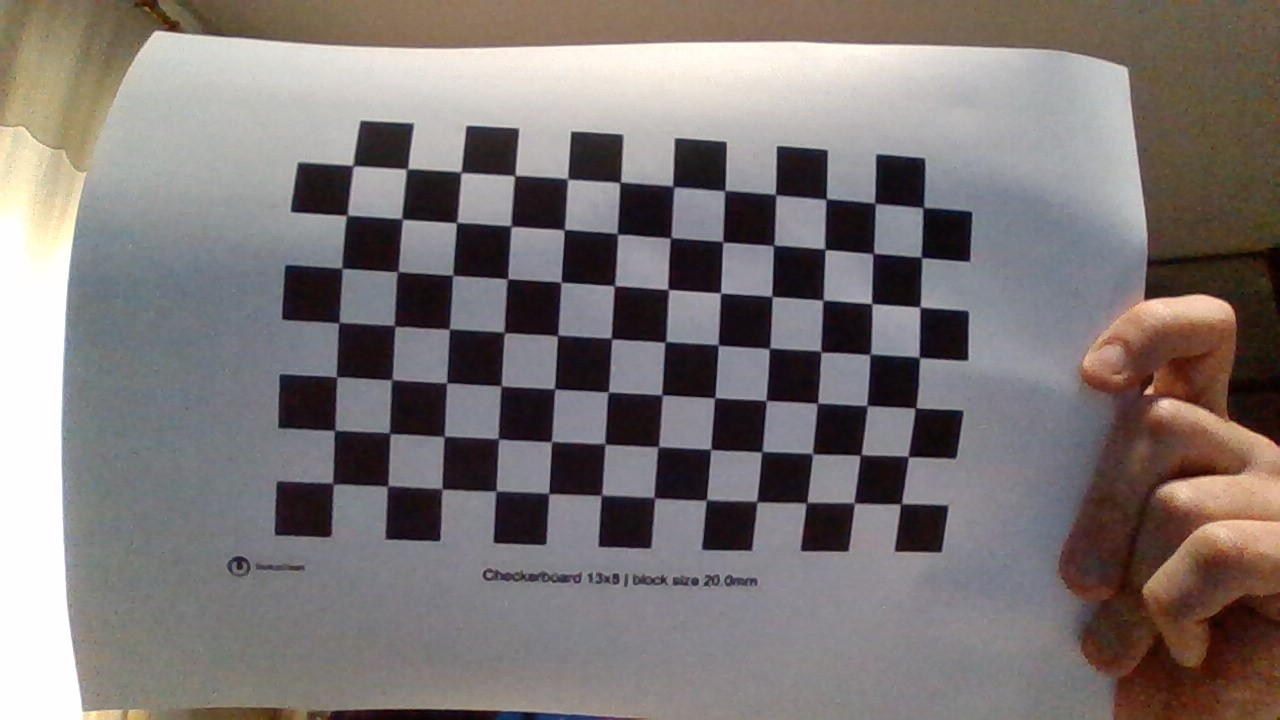
#> input picture chess/WIN_20220217_12_45_46_Pro.jpg, 1280 x 720 px; its folder holds only this picture in this run
$ python calibrate_camera.py
#> lines starting #> are read from the running program, lines starting #| are printed output that depends on the picture; after the words box and inside, x2 and y2 are one past the last pixel; in counts of white or black regions, pixels touching at a corner belong together; long printed decimals are rounded
import cv2
import numpy as np
import os
import glob

CHECKERBOARD = (12, 7)
criteria = (cv2.TERM_CRITERIA_EPS + cv2.TERM_CRITERIA_MAX_ITER, 30, 0.001)

objpoints = []
imgpoints = []

objp = np.zeros((1, CHECKERBOARD[0] * CHECKERBOARD[1], 3), np.float32)
objp[0, :, :2] = np.mgrid[0:CHECKERBOARD[0], 0:CHECKERBOARD[1]].T.reshape(-1, 2)

prev_img_shape = None


images = glob.glob('./chess/*.jpg')
for fname in images:
    img = cv2.imread(fname)
#> img is the input picture: shape (720, 1280, 3); mean B, G, R 117.4, 118.6, 125.7
    gray = cv2.cvtColor(img, cv2.COLOR_BGR2GRAY)
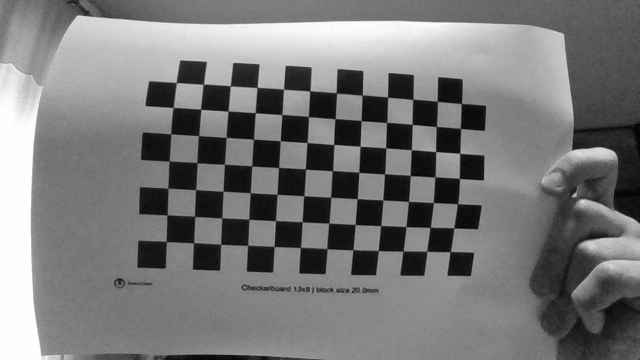
#> gray: shape (720, 1280) (shown at 1/2 size); min 1, max 255, mean 120.6
    ret, corners = cv2.findChessboardCorners(gray, CHECKERBOARD, cv2.CALIB_CB_ADAPTIVE_THRESH + cv2.CALIB_CB_FAST_CHECK
                                             + cv2.CALIB_CB_NORMALIZE_IMAGE)
#> ret = True; corners = 84 rows, first 8: [901, 504], [853.5, 501.9], [806.5, 502.5], [755.4, 500.4], [706.5, 500.5], [654.5, 498], [601.5, 495.5], [548.9, 493.6]

    if ret:
        objpoints.append(objp)
        corners2 = cv2.cornerSubPix(gray, corners, (11, 11), (-1, -1), criteria)
#> corners2 = 84 rows, first 8: [900.9, 503.7], [854.2, 502.9], [806.5, 502.7], [756.8, 501.6], [706.4, 499.9], [654.3, 497.7], [601.4, 495.2], [548.7, 493.5]
        imgpoints.append(corners2)
        img = cv2.drawChessboardCorners(img, CHECKERBOARD, corners2, ret)
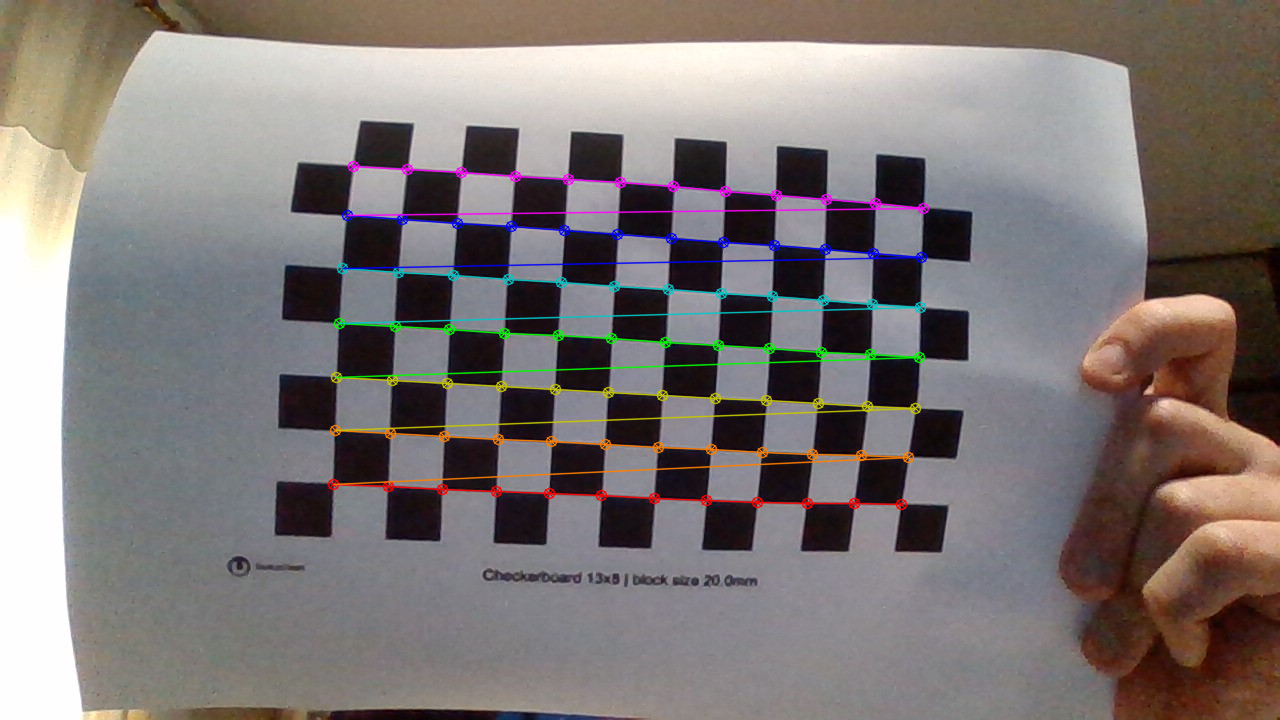
#> img: shape (720, 1280, 3); 3.13% of pixels changed, all inside (x1, y1, x2, y2) = (327, 160, 930, 511)

    cv2.imshow('img', img)
    cv2.waitKey(0)
    h, w = img.shape[:2]
cv2.destroyAllWindows()

print(objpoints)
print("eskere", len(objpoints), len(imgpoints))
#| eskere 1 1
print(imgpoints)
#> (printed output is left out)

ret, mtx, dist, rvecs, tvecs = cv2.calibrateCamera(objpoints, imgpoints, gray.shape[::-1], None, None)
#> ret = 1.23; mtx = [[3109, 0, 589.2], [0, 2888.6, 266.3], [0, 0, 1]]; dist = [[-1.84, 118.6, 0.0398, 0.0196, -8862.8]]; rvecs = ([0.498, -0.0488, -3.04],); tvecs = ([5.9, 4.78, 56.84],)

print("Camera matrix : \n")
print(mtx)
#| [[3.10896237e+03 0.00000000e+00 5.89207248e+02]
#|  [0.00000000e+00 2.88856879e+03 2.66300897e+02]
#|  [0.00000000e+00 0.00000000e+00 1.00000000e+00]]
print("dist : \n")
print(dist)
#| [[-1.84220647e+00  1.18591956e+02  3.97811919e-02  1.96480924e-02
#|   -8.86275480e+03]]
print("rvecs : \n")
print(rvecs)
#| (array([[ 0.498],
#|        [-0.04879],
#|        [-3.038]]),)
print("tvecs : \n")
print(tvecs)
#| (array([[ 5.898],
#|        [ 4.777],
#|        [56.837]]),)

$ run again, on chess/WIN_20220217_12_46_01_Pro.jpg
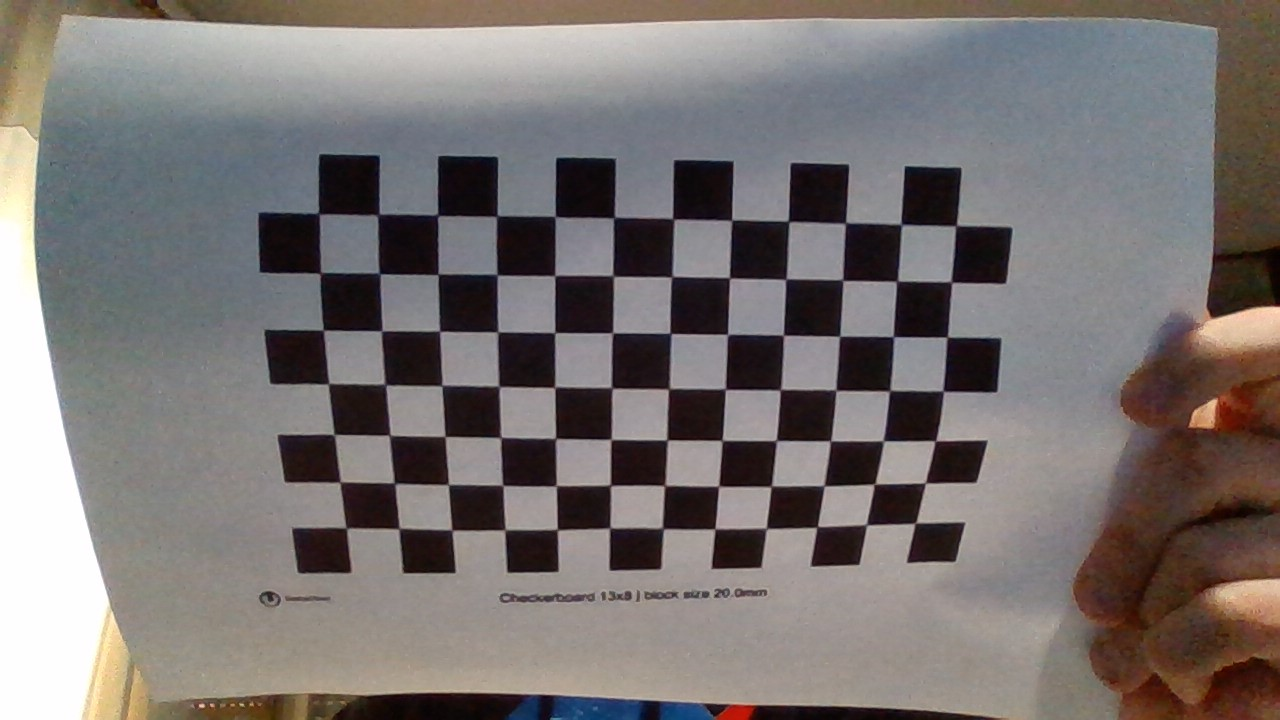
#> input picture chess/WIN_20220217_12_46_01_Pro.jpg, 1280 x 720 px
#> img is the input picture: shape (720, 1280, 3); mean B, G, R 113.5, 115.1, 121.1
#> `gray = cv2.cvtColor(img, cv2.COLOR_BGR2GRAY)`:
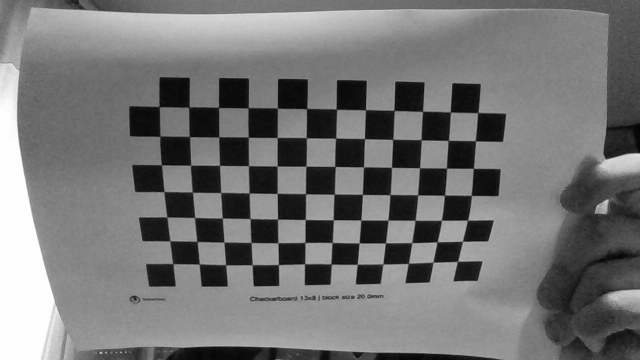
#> gray: shape (720, 1280) (shown at 1/2 size); min 1, max 255, mean 116.7
#> `ret, corners = cv2.findChessboardCorners(gray, CHECKERBOARD, cv2.CALIB..`: ret = True; corners = 84 rows, first 8: [913.7, 524.2], [867.2, 525.4], [818.2, 525.5], [767.4, 529.3], [715.5, 528], [664.3, 529.9], [608.5, 529.3], [556.6, 528]
#> corners2 = 84 rows, first 8: [915.5, 523.1], [866.4, 524.8], [817.2, 527], [766.2, 528.4], [715, 528.8], [662.7, 528.5], [609.8, 527.9], [557.3, 529.7]
#> `img = cv2.drawChessboardCorners(img, CHECKERBOARD, corners2, ret)`:
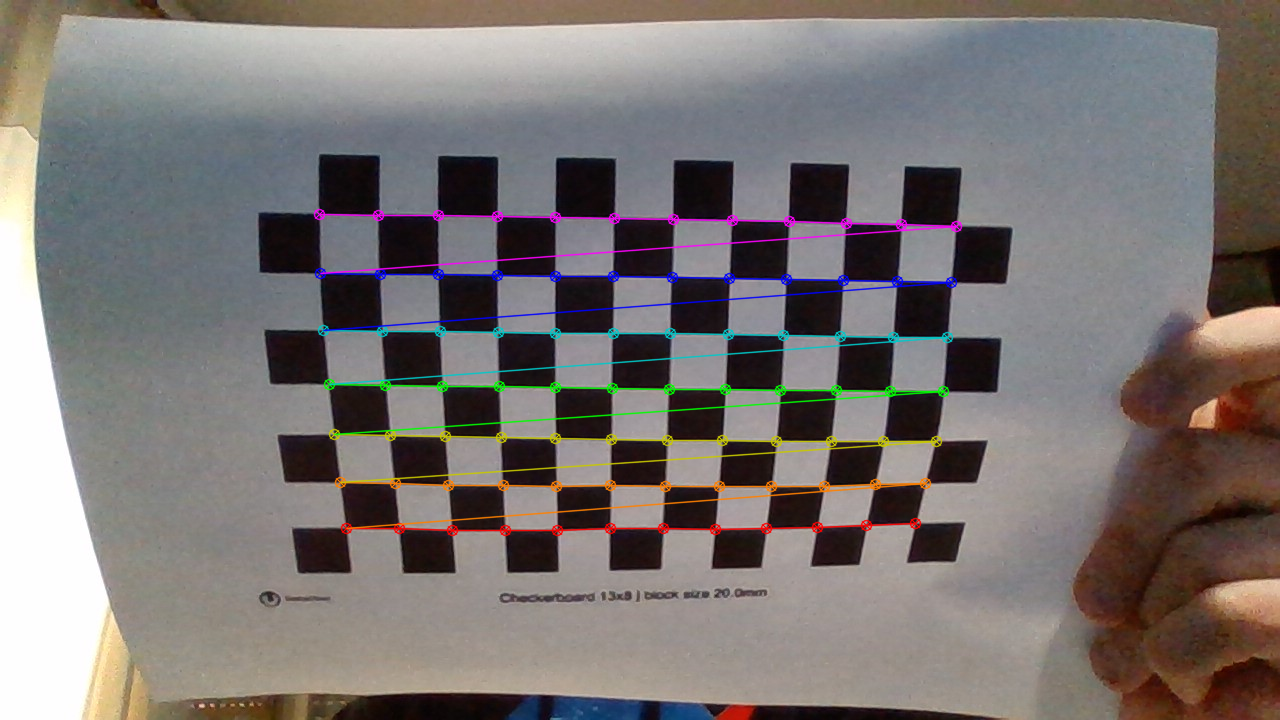
#> img: shape (720, 1280, 3); 3.26% of pixels changed, all inside (x1, y1, x2, y2) = (313, 208, 963, 537)
#| eskere 1 1
#> (printed output is left out)
#> `ret, mtx, dist, rvecs, tvecs = cv2.calibrateCamera(objpoints, imgpoint..`: ret = 2.35; mtx = [[593, 0, 627.3], [0, 568.1, 343], [0, 0, 1]]; dist = [[-0.526, 2.38, -0.0105, -0.000815, -3.6]]; rvecs = ([0.0417, 0.284, -3.11],); tvecs = ([5.68, 3.83, 10.93],)
#| [[592.958   0.         627.251]
#|  [  0.         568.055 343.034]
#|  [  0.           0.           1.        ]]
#| [[-5.25699638e-01  2.37715044e+00 -1.05196478e-02 -8.15360147e-04
#|   -3.59918112e+00]]
#| (array([[ 0.04174],
#|        [ 0.2838],
#|        [-3.114]]),)
#| (array([[ 5.681],
#|        [ 3.828],
#|        [10.929]]),)

$ run again, on chess/WIN_20220217_12_48_21_Pro.jpg
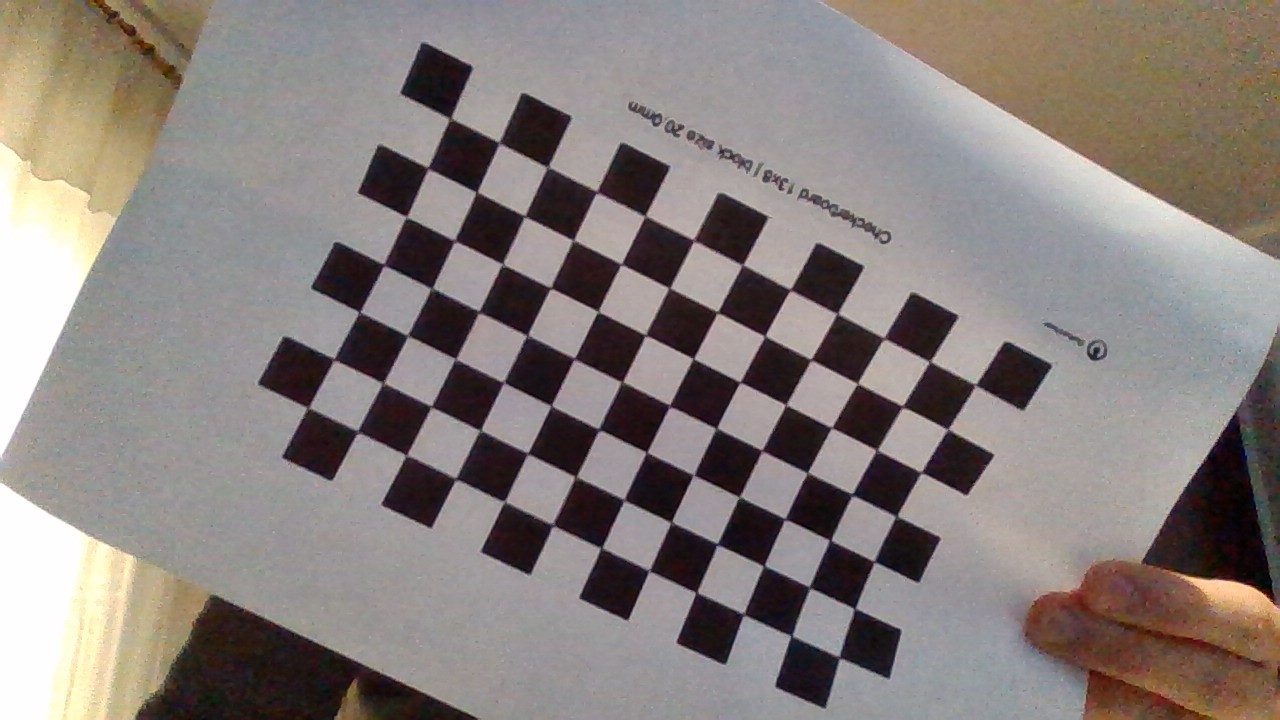
#> input picture chess/WIN_20220217_12_48_21_Pro.jpg, 1280 x 720 px
#> img is the input picture: shape (720, 1280, 3); mean B, G, R 124.2, 127.6, 136.1
#> `gray = cv2.cvtColor(img, cv2.COLOR_BGR2GRAY)`:
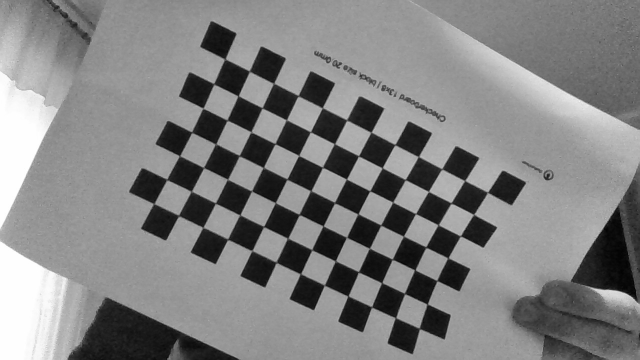
#> gray: shape (720, 1280) (shown at 1/2 size); min 0, max 255, mean 129.8
#> `ret, corners = cv2.findChessboardCorners(gray, CHECKERBOARD, cv2.CALIB..`: ret = True; corners = 84 rows, first 8: [450, 119], [498.3, 141.8], [547.5, 167], [595.7, 193.9], [645.7, 215.2], [693.6, 240.4], [743.3, 264], [789.9, 289.3]
#> corners2 = 84 rows, first 8: [450.3, 118.6], [499.3, 142.8], [547.7, 167], [596.8, 191.8], [645, 215.9], [693.7, 240.3], [742.5, 264.9], [790.4, 289.7]
#> `img = cv2.drawChessboardCorners(img, CHECKERBOARD, corners2, ret)`:
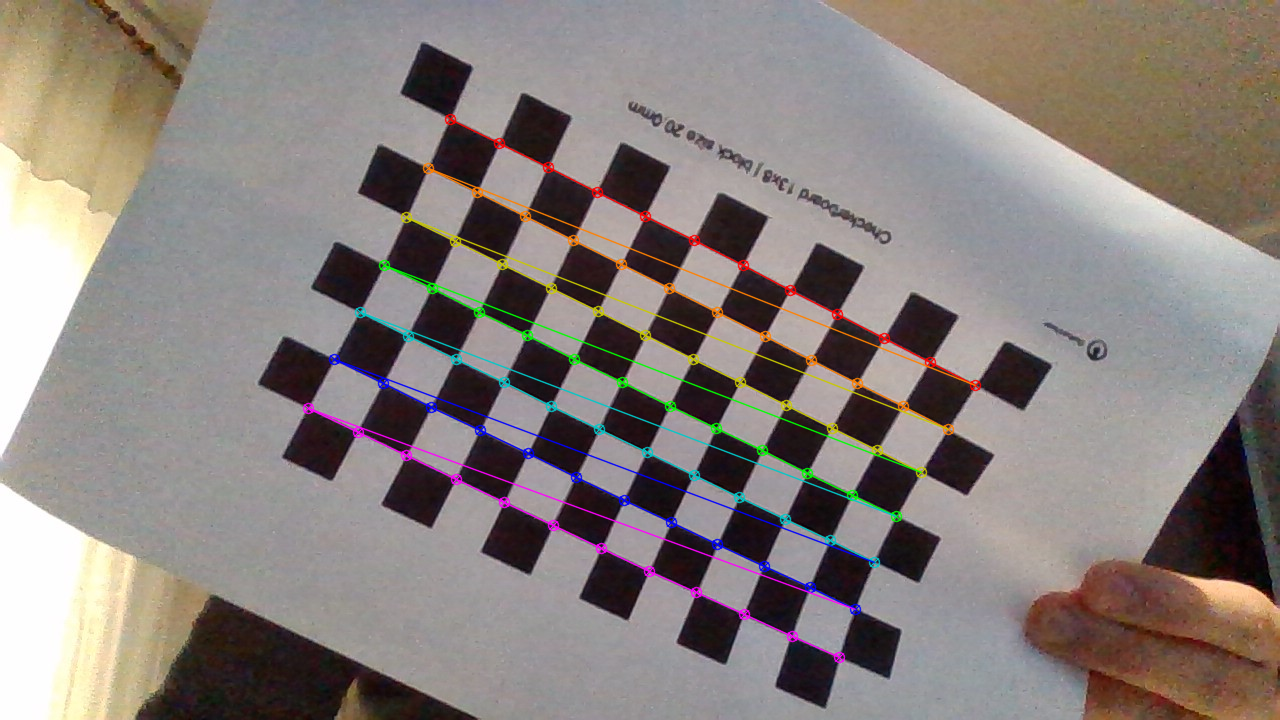
#> img: shape (720, 1280, 3); 2.96% of pixels changed, all inside (x1, y1, x2, y2) = (302, 113, 982, 664)
#| eskere 1 1
#> (printed output is left out)
#> `ret, mtx, dist, rvecs, tvecs = cv2.calibrateCamera(objpoints, imgpoint..`: ret = 2.11; mtx = [[419.2, 0, 629.1], [0, 414.9, 377.1], [0, 0, 1]]; dist = [[0.172, -0.678, 0.00508, 0.0125, 0.73]]; rvecs = ([0.0236, -0.0659, 0.46],); tvecs = ([-3.26, -4.8, 7.6],)
#| [[419.217   0.         629.122]
#|  [  0.         414.852 377.053]
#|  [  0.           0.           1.        ]]
#| [[ 0.1715 -0.678  0.00508   0.01252  0.7299]]
#| (array([[ 0.02361],
#|        [-0.06587],
#|        [ 0.4601]]),)
#| (array([[-3.264],
#|        [-4.798],
#|        [ 7.603]]),)
